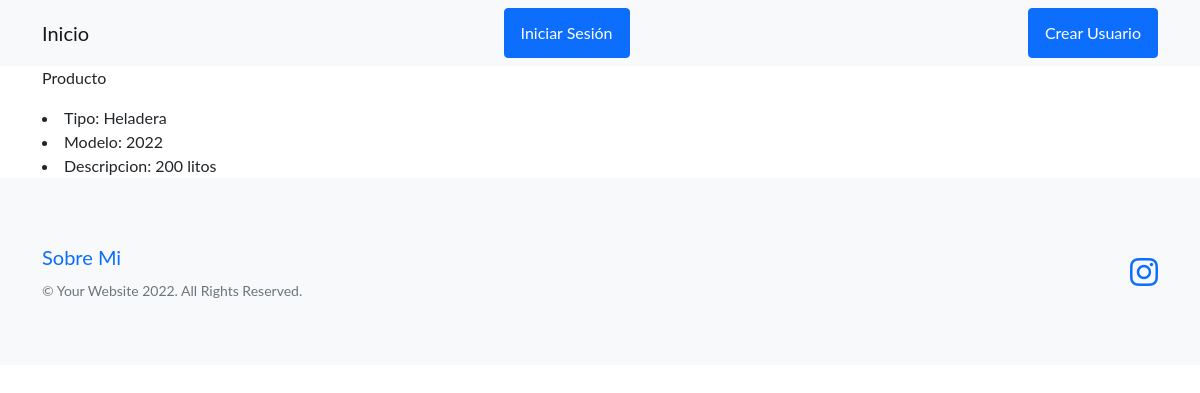
Screenshot of /ver_prod/1 with the database file from the repository.
### mercaderia/models.py (models this page shows, shortened)
class producto(models.Model):
    tipo = models.CharField(max_length=30)
    modelo = models.IntegerField()
    descripcion= models.CharField(max_length=50, null=True)

### mercaderia/views.py (the view)
# urls.py: path('ver_prod/<int:pk>', views.ver_prod.as_view(), name='ver_producto'),
class ver_prod(DetailView):
    model= producto
    template_name= 'mercaderia/ver_prod.html'

### mercaderia/templates/mercaderia/ver_prod.html (shortened to what this page needs)
{% extends 'mercaderia/base.html' %}
{% block Personal %}
<p>Producto</p>
<li>Tipo: {{producto.tipo}} </li>
<li> Modelo: {{producto.modelo}}</li>
<li>Descripcion: {{producto.descripcion}}</li>
{% endblock Personal %}

### rows the page displays
producto: tipo "Heladera", modelo "2022", descripcion "200 litos"
